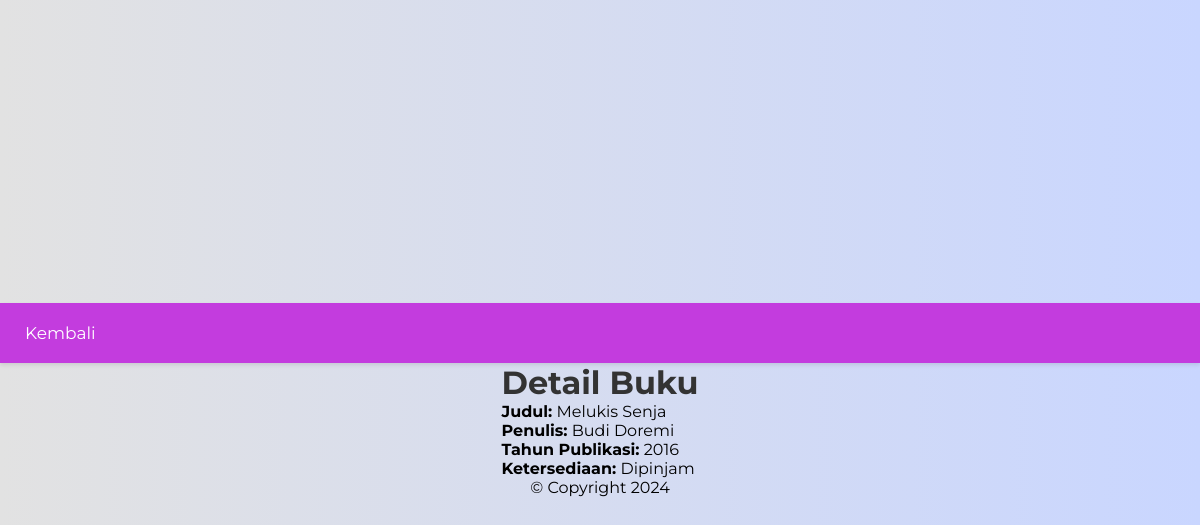
The page /books/books_anggota.php?id=1 (signed in) on the database its author committed.
### tables this page shows
CREATE TABLE `books` (
  `id` int NOT NULL,
  `title` varchar(255) NOT NULL,
  `author` varchar(100) NOT NULL,
  `publication_year` int NOT NULL,
  `image` varchar(255) DEFAULT NULL,
  `available` tinyint(1) DEFAULT '1'
);

### books/books_anggota.php (the view, shortened to what this page needs)
<?php
$conn = new mysqli('localhost', 'root', '', 'project2');
if (isset($_GET['id'])) {
    $id = $_GET['id'];
    $query = "SELECT * FROM books WHERE id = ?";
    $stmt = $conn->prepare($query);
    $stmt->bind_param("i", $id);
    $stmt->execute();
    $book = $stmt->get_result()->fetch_assoc();
} else {
    header("Location: daftarbuku.php");
    exit();
}
?>
<!DOCTYPE html>
<html lang="id">
<head>
    <link rel="stylesheet" href="style.css">
</head>
<body>
    <nav>
        <a href="daftarbuku.php" class="btn back">Kembali</a>
    </nav>
    <main>
        <h1>Detail Buku</h1>
        <div class="book-detail">
            <p><strong>Judul:</strong> <?= htmlspecialchars($book['title']) ?></p>
            <p><strong>Penulis:</strong> <?= htmlspecialchars($book['author']) ?></p>
            <p><strong>Tahun Publikasi:</strong> <?= $book['publication_year'] ?></p>
            <p><strong>Ketersediaan:</strong> <?= $book['available'] ? 'Tersedia' : 'Dipinjam' ?></p>
        </div>
    </main>
    <footer>© Copyright 2024</footer>
</body>
</html>

### style.css (style rules this page uses)
* { margin: 0; padding: 0; box-sizing: border-box; font-family: 'Montserrat', sans-serif; }
body { background-color: #c9d6ff; background: linear-gradient(to right, #e2e2e2, #c9d6ff); display: flex; align-items: center; justify-content: center; flex-direction: column; height: 100vh; }
nav { background-color: #c33cde; overflow: hidden; padding: 10px; width: 100%; box-shadow: 0 2px 4px rgba(0, 0, 0, 0.1); }
nav a { float: left; color: white; text-align: center; padding: 14px 16px; text-decoration: none; font-size: 17px; }
a.btn { display: inline-block; padding: 10px 15px; text-decoration: none; color: #fff; border-radius: 5px; transition: background 0.3s ease; }
h1 { color: #333; }

### rows shown on the page
books: title "Melukis Senja", author "Budi Doremi", publication_year "2016"
